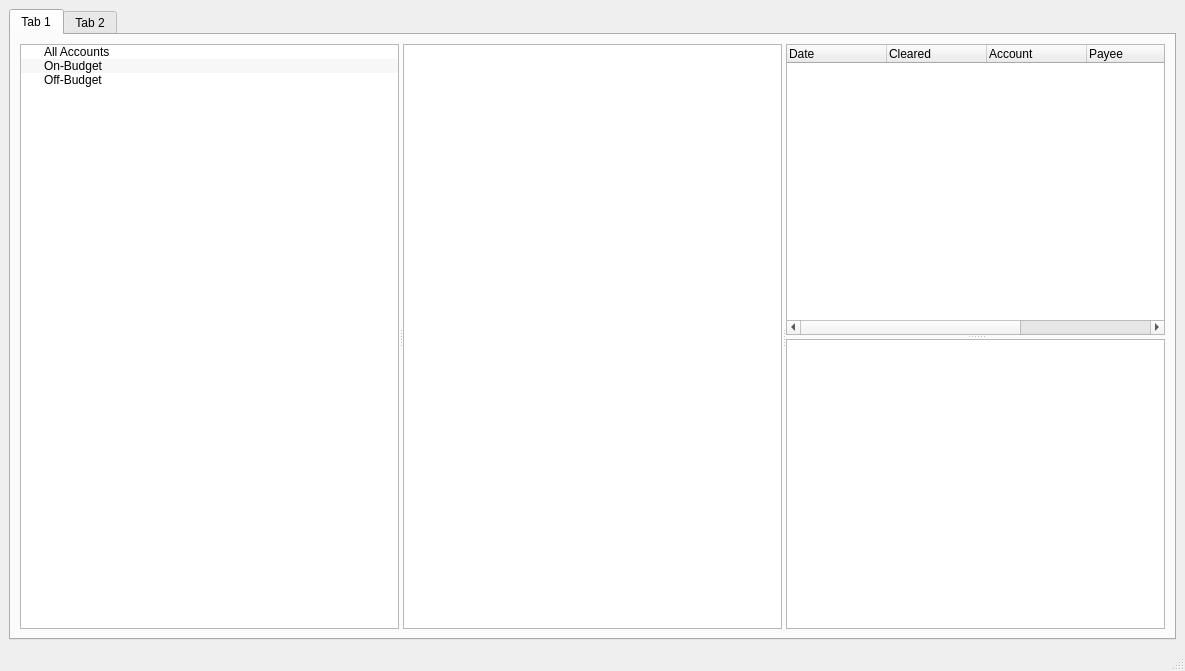
<?xml version="1.0" encoding="UTF-8"?>
<ui version="4.0">
 <class>MainWindow</class>
 <widget class="QMainWindow" name="MainWindow">
  <property name="geometry">
   <rect>
    <x>0</x>
    <y>0</y>
    <width>1185</width>
    <height>671</height>
   </rect>
  </property>
  <property name="windowTitle">
   <string>MainWindow</string>
  </property>
  <widget class="QWidget" name="centralwidget">
   <layout class="QHBoxLayout" name="horizontalLayout">
    <item>
     <widget class="QTabWidget" name="tabWidget">
      <widget class="QWidget" name="tab">
       <attribute name="title">
        <string>Tab 1</string>
       </attribute>
       <layout class="QHBoxLayout" name="horizontalLayout_2">
        <item>
         <widget class="QSplitter" name="splitter_2">
          <property name="orientation">
           <enum>Qt::Horizontal</enum>
          </property>
          <widget class="QTreeWidget" name="accounts">
           <property name="alternatingRowColors">
            <bool>true</bool>
           </property>
           <attribute name="headerVisible">
            <bool>false</bool>
           </attribute>
           <column>
            <property name="text">
             <string>Account</string>
            </property>
           </column>
           <column>
            <property name="text">
             <string>Balance</string>
            </property>
           </column>
           <item>
            <property name="text">
             <string>All Accounts</string>
            </property>
           </item>
           <item>
            <property name="text">
             <string>On-Budget</string>
            </property>
            <property name="text">
             <string/>
            </property>
           </item>
           <item>
            <property name="text">
             <string>Off-Budget</string>
            </property>
            <property name="text">
             <string/>
            </property>
           </item>
          </widget>
          <widget class="QTreeWidget" name="balances">
           <property name="alternatingRowColors">
            <bool>true</bool>
           </property>
           <attribute name="headerVisible">
            <bool>false</bool>
           </attribute>
           <column>
            <property name="text">
             <string>Account</string>
            </property>
           </column>
           <column>
            <property name="text">
             <string>Date</string>
            </property>
           </column>
           <column>
            <property name="text">
             <string>Amount</string>
            </property>
           </column>
          </widget>
          <widget class="QSplitter" name="splitter">
           <property name="orientation">
            <enum>Qt::Vertical</enum>
           </property>
           <widget class="QTreeWidget" name="transactions">
            <property name="alternatingRowColors">
             <bool>true</bool>
            </property>
            <column>
             <property name="text">
              <string>Date</string>
             </property>
            </column>
            <column>
             <property name="text">
              <string>Cleared</string>
             </property>
            </column>
            <column>
             <property name="text">
              <string>Account</string>
             </property>
            </column>
            <column>
             <property name="text">
              <string>Payee</string>
             </property>
            </column>
            <column>
             <property name="text">
              <string>Category</string>
             </property>
            </column>
            <column>
             <property name="text">
              <string>Amount</string>
             </property>
            </column>
           </widget>
           <widget class="QTableWidget" name="messages">
            <property name="alternatingRowColors">
             <bool>true</bool>
            </property>
            <property name="showGrid">
             <bool>false</bool>
            </property>
            <attribute name="horizontalHeaderVisible">
             <bool>false</bool>
            </attribute>
            <attribute name="verticalHeaderVisible">
             <bool>false</bool>
            </attribute>
            <column>
             <property name="text">
              <string>File</string>
             </property>
            </column>
            <column>
             <property name="text">
              <string>Line</string>
             </property>
            </column>
            <column>
             <property name="text">
              <string>Message</string>
             </property>
            </column>
           </widget>
          </widget>
         </widget>
        </item>
       </layout>
      </widget>
      <widget class="QWidget" name="tab_2">
       <attribute name="title">
        <string>Tab 2</string>
       </attribute>
      </widget>
     </widget>
    </item>
   </layout>
  </widget>
  <widget class="QMenuBar" name="menubar">
   <property name="geometry">
    <rect>
     <x>0</x>
     <y>0</y>
     <width>1185</width>
     <height>21</height>
    </rect>
   </property>
  </widget>
  <widget class="QStatusBar" name="statusbar"/>
 </widget>
 <resources/>
 <connections/>
 <slots>
  <slot>filterAccount(QTreeWidgetItem*,int)</slot>
 </slots>
</ui>
